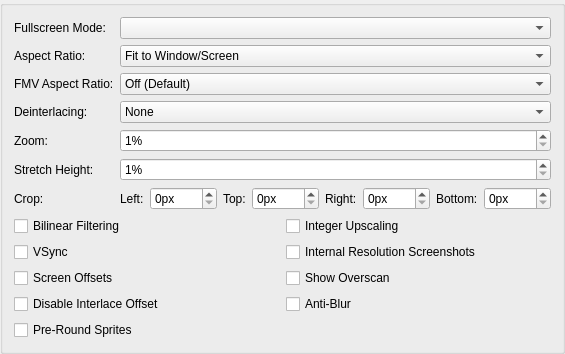
     <widget class="QGroupBox" name="gameDisplayTab">
      <attribute name="title">
       <string>Display</string>
      </attribute>
      <layout class="QFormLayout" name="formLayout_7">
       <item row="0" column="0">
        <widget class="QLabel" name="label_28">
         <property name="text">
          <string>Fullscreen Mode:</string>
         </property>
        </widget>
       </item>
       <item row="0" column="1">
        <widget class="QComboBox" name="fullscreenModes"/>
       </item>
       <item row="1" column="0">
        <widget class="QLabel" name="label_27">
         <property name="text">
          <string>Aspect Ratio:</string>
         </property>
        </widget>
       </item>
       <item row="1" column="1">
        <widget class="QComboBox" name="aspectRatio">
         <item>
          <property name="text">
           <string>Fit to Window/Screen</string>
          </property>
         </item>
         <item>
          <property name="text">
           <string>Auto Standard (4:3/3:2 Progressive)</string>
          </property>
         </item>
         <item>
          <property name="text">
           <string>Standard (4:3)</string>
          </property>
         </item>
         <item>
          <property name="text">
           <string>Widescreen (16:9)</string>
          </property>
         </item>
        </widget>
       </item>
       <item row="2" column="0">
        <widget class="QLabel" name="label_22">
         <property name="text">
          <string>FMV Aspect Ratio:</string>
         </property>
        </widget>
       </item>
       <item row="2" column="1">
        <widget class="QComboBox" name="fmvAspectRatio">
         <item>
          <property name="text">
           <string>Off (Default)</string>
          </property>
         </item>
         <item>
          <property name="text">
           <string>Auto Standard (4:3/3:2 Progressive)</string>
          </property>
         </item>
         <item>
          <property name="text">
           <string>Standard (4:3)</string>
          </property>
         </item>
         <item>
          <property name="text">
           <string>Widescreen (16:9)</string>
          </property>
         </item>
        </widget>
       </item>
       <item row="3" column="0">
        <widget class="QLabel" name="label_23">
         <property name="text">
          <string>Deinterlacing:</string>
         </property>
        </widget>
       </item>
       <item row="3" column="1">
        <widget class="QComboBox" name="interlacing">
         <item>
          <property name="text">
           <string>None</string>
          </property>
         </item>
         <item>
          <property name="text">
           <string>Weave (Top Field First, Sawtooth)</string>
          </property>
         </item>
         <item>
          <property name="text">
           <string>Weave (Bottom Field First, Sawtooth)</string>
          </property>
         </item>
         <item>
          <property name="text">
           <string>Bob (Top Field First)</string>
          </property>
         </item>
         <item>
          <property name="text">
           <string>Bob (Bottom Field First)</string>
          </property>
         </item>
         <item>
          <property name="text">
           <string>Blend (Top Field First, Half FPS)</string>
          </property>
         </item>
         <item>
          <property name="text">
           <string>Blend (Bottom Field First, Half FPS)</string>
          </property>
         </item>
         <item>
          <property name="text">
           <string>Automatic (Default)</string>
          </property>
         </item>
        </widget>
       </item>
       <item row="4" column="0">
        <widget class="QLabel" name="label_21">
         <property name="text">
          <string>Zoom:</string>
         </property>
        </widget>
       </item>
       <item row="4" column="1">
        <widget class="QSpinBox" name="zoom">
         <property name="suffix">
          <string>%</string>
         </property>
         <property name="minimum">
          <number>1</number>
         </property>
         <property name="maximum">
          <number>300</number>
         </property>
        </widget>
       </item>
       <item row="5" column="0">
        <widget class="QLabel" name="label_24">
         <property name="text">
          <string>Stretch Height:</string>
         </property>
        </widget>
       </item>
       <item row="5" column="1">
        <widget class="QSpinBox" name="stretchY">
         <property name="suffix">
          <string>%</string>
         </property>
         <property name="minimum">
          <number>1</number>
         </property>
         <property name="maximum">
          <number>300</number>
         </property>
        </widget>
       </item>
       <item row="6" column="0">
        <widget class="QLabel" name="label_26">
         <property name="text">
          <string>Crop:</string>
         </property>
        </widget>
       </item>
       <item row="6" column="1">
        <layout class="QHBoxLayout" name="horizontalLayout_3" stretch="0,1,0,1,0,1,0,1">
         <item>
          <widget class="QLabel" name="label_39">
           <property name="text">
            <string>Left:</string>
           </property>
          </widget>
         </item>
         <item>
          <widget class="QSpinBox" name="cropLeft">
           <property name="suffix">
            <string>px</string>
           </property>
           <property name="maximum">
            <number>1000</number>
           </property>
          </widget>
         </item>
         <item>
          <widget class="QLabel" name="label_25">
           <property name="text">
            <string>Top:</string>
           </property>
          </widget>
         </item>
         <item>
          <widget class="QSpinBox" name="cropTop">
           <property name="suffix">
            <string>px</string>
           </property>
           <property name="maximum">
            <number>1000</number>
           </property>
          </widget>
         </item>
         <item>
          <widget class="QLabel" name="label_40">
           <property name="text">
            <string>Right:</string>
           </property>
          </widget>
         </item>
         <item>
          <widget class="QSpinBox" name="cropRight">
           <property name="suffix">
            <string>px</string>
           </property>
           <property name="maximum">
            <number>1000</number>
           </property>
          </widget>
         </item>
         <item>
          <widget class="QLabel" name="label_41">
           <property name="text">
            <string>Bottom:</string>
           </property>
          </widget>
         </item>
         <item>
          <widget class="QSpinBox" name="cropBottom">
           <property name="suffix">
            <string>px</string>
           </property>
           <property name="maximum">
            <number>1000</number>
           </property>
          </widget>
         </item>
        </layout>
       </item>
       <item row="7" column="0" colspan="2">
        <layout class="QGridLayout" name="gridLayout_5">
         <item row="1" column="0">
          <widget class="QCheckBox" name="vsync">
           <property name="text">
            <string>VSync</string>
           </property>
          </widget>
         </item>
         <item row="0" column="1">
          <widget class="QCheckBox" name="integerScaling">
           <property name="text">
            <string>Integer Upscaling</string>
           </property>
          </widget>
         </item>
         <item row="0" column="0">
          <widget class="QCheckBox" name="bilinearFiltering">
           <property name="text">
            <string>Bilinear Filtering</string>
           </property>
          </widget>
         </item>
         <item row="4" column="0">
          <widget class="QCheckBox" name="DisableInterlaceOffset">
           <property name="text">
            <string>Disable Interlace Offset</string>
           </property>
          </widget>
         </item>
         <item row="1" column="1">
          <widget class="QCheckBox" name="internalResolutionScreenshots">
           <property name="text">
            <string>Internal Resolution Screenshots</string>
           </property>
          </widget>
         </item>
         <item row="4" column="1">
          <widget class="QCheckBox" name="PCRTCAntiBlur">
           <property name="text">
            <string>Anti-Blur</string>
           </property>
           <property name="shortcut">
            <string>Ctrl+S</string>
           </property>
          </widget>
         </item>
         <item row="2" column="0">
          <widget class="QCheckBox" name="PCRTCOffsets">
           <property name="text">
            <string>Screen Offsets</string>
           </property>
          </widget>
         </item>
         <item row="2" column="1">
          <widget class="QCheckBox" name="PCRTCOverscan">
           <property name="text">
            <string>Show Overscan</string>
           </property>
          </widget>
         </item>
         <item row="5" column="0">
          <widget class="QCheckBox" name="PreRoundSprites">
           <property name="toolTip">
            <string>Attempts to pre-round sprite texel coordinates to resolve rounding issues. Helpful for games such as Beyond Good and Evil, and Manhunt</string>
           </property>
           <property name="text">
            <string>Pre-Round Sprites</string>
           </property>
          </widget>
         </item>
        </layout>
       </item>
      </layout>
     </widget>
